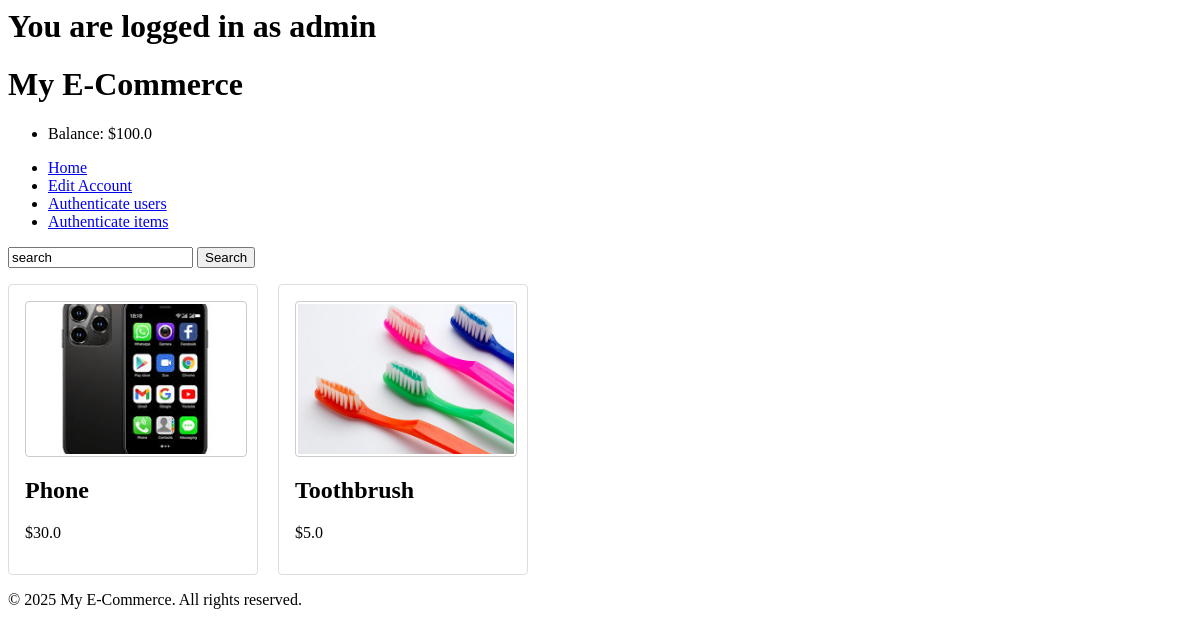
Page /5/main on the committed database.
### main/models.py (models this page shows, shortened)
class User(models.Model):
    userID = models.BigIntegerField(primary_key=True)
    username = models.CharField(max_length=50, unique=True)
    password = models.CharField(max_length=200)
    email = models.EmailField()
    role = models.SmallIntegerField()
    balance = models.FloatField(default=0)
    approved = models.BooleanField(default=False)

class Item(models.Model):
    itemID = models.BigIntegerField(primary_key=True)
    name = models.CharField(max_length=200)
    category = models.CharField(max_length=100)
    image = models.ImageField(upload_to='main/static/images', default='p')
    description = models.CharField(max_length=300)
    price = models.FloatField(default=0.0)
    stock = models.IntegerField(default=0)
    seller = models.ForeignKey(User, on_delete=models.CASCADE)
    date_added=models.DateField(default=date.today())
    approved = models.BooleanField(default=False)

### main/views.py (the view)
# urls.py: path("<int:userID>/main", views.mainpage, name='mainpage'),
def mainpage(request, userID):
    userData = User.objects.get(userID=userID)
    items = Item.objects.filter(approved=True).order_by('name')[:20]
    if(userData.role == 0):
        messages.add_message(request, messages.SUCCESS, "This account was rejected by an admin. Please create a new account")
        userData.delete()
    return render(request, "index.html", {"userData": userData, "items": items})

### main/templates/index.html (shortened to what this page needs)
{% extends "base.html" %}
{% load static %}
{% block content %}
<head>
  <link rel="stylesheet" href="{% static 'css/styles.css' %}">
</head>
<body>
  <main>
    <form method="POST" action="search/">
      <section class="search-bar">
        <input type="text" id="search-input" placeholder="Search for products..." name="search" value="search">
        <button id="search-btn" type="submit">Search</button>
      </section>
    </form>
    {% if userData and userData.role == 1 %}
    <section class="product-listings">
      {% if items %}
        {% for item in items %}
        <article class="product-card">
            <img src="{{ item.image.url|slice:'5:' }}" alt="{{ item.name }}" height="150" />
            <h2>{{ item.name }}</h2>
            <form method="POST" action="/{% if userData %}{{ userData.userID }}{% endif %}/add_to_cart/{{ item.itemID }}/">
              {% csrf_token %}
              <input type="hidden" name="c{{ item.itemID }}" value="1" />
              <input type="number" name="amount" min="1" value="1" style="width:50px;" />
              <button type="submit">Add to Cart</button>
            </form>
            <p class="price">${{ item.price }}</p>
        </article>
        {% endfor %}
      {% else %}
        <p>No products to display yet.</p>
      {% endif %}
    </section>
    {% else %}
    <section class="product-listings">
      {% if items %}
        {% for item in items %}
        <article class="product-card">
            <img src="{{ item.image.url|slice:'5:' }}" alt="{{ item.name }}" height="150" />
            <h2>{{ item.name }}</h2>
            <p class="price">${{ item.price }}</p>
        </article>
        {% endfor %}
      {% else %}
        <p>No products to display yet.</p>
      {% endif %}
    </section>
    {% endif %}
  </main>
  <footer>
    <p>&copy; 2025 My E-Commerce. All rights reserved.</p>
  </footer>
</body>
{% endblock content %}

### main/templates/base.html (shortened to what this page needs)
{% load static %}
<link rel="stylesheet" href="{% static 'css/styles.css' %}">
<header>
    <div class="logo">
      {% if userData.username %}
      <h1>You are logged in as {{userData.username}}</h1>
      {% endif %}
      <h1>My E-Commerce</h1>
    </div>
    <nav>
        <ul>
            {%if not userData.userID%}
              <li><a href="/">Home</a></li>
              <li><a href="/login">Login</a></li>
              <li><a href="/create">Register</a></li>
            {%else%}
                <li><p>Balance: ${{userData.balance}}</p></li>
              <li><a href="/{{userData.userID}}/main">Home</a></li>
              <li><a href="/{{userData.userID}}/edit">Edit Account</a></li>
                {%if userData.role == 3%}
                    <li><a href="/{{userData.userID}}/auth/users">Authenticate users</a></li>
                    <li><a href="/{{userData.userID}}/auth/items">Authenticate items</a></li>
                {%elif userData.role == 2%}
                    <li><a href="/{{userData.userID}}/sell/makeItem">Add new product</a></li>
                    <li><a href="/{{userData.userID}}/sell/items">See and edit Products</a></li>
                    <li><a href="/{{userData.userID}}/sell/orders">See past ordered items</a></li>
                {%elif userData.role == 1%}
                    <li><a href="/{{userData.userID}}/buy/cart">View Cart</a></li>
                    <li><a href="/{{userData.userID}}/buy/orders">See past orders</a></li>
                {%endif%}
          </ul>
          {%endif%}
    </nav>
  </header>
{%if not userData.userID or userData.approved%}
  {%block content%}
  {%endblock content%}
{%endif%}

### main/static/css/styles.css (style rules this page uses)
.product-listings { display: flex; flex-wrap: wrap; gap: 20px; padding: 0; margin: 0; }
.product-card { border: 1px solid #ddd; border-radius: 4px; padding: 16px; background: #fff; box-sizing: border-box; transition: box-shadow 0.2s ease; flex: 1 0 250px; max-width: 250px; }
.product-card img { display: block; width: 100%; height: 150px; object-fit: cover; border: 1px solid #ccc; border-radius: 4px; padding: 2px; margin-bottom: 12px; }

### rows in the picture
User: username "admin", balance "100.0"
Item: image (picture), name "Phone", price "30.0"
Item: image (picture), name "Toothbrush", price "5.0"
